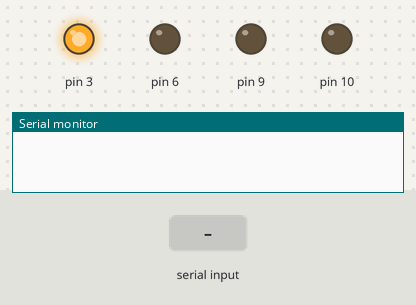
The program below on a simulated Arduino Uno, built with avr-gcc and run on an emulated ATmega328P. On the bench: output pins drawn as LEDs (lit = HIGH), the last lines printed to the serial monitor. The test bench sets the inputs (shaded band). EEPROM starts erased.

Above: at 0.1 s.
At 1.3 s:
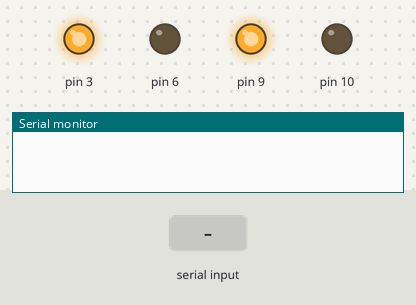
1.4 s: "90;45\n" received over the second serial link
At 2.6 s:
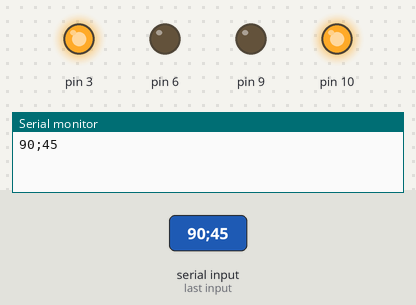
Timing chart, 0 to 4.4 s (numbered marks = the images above; inputs shaded):
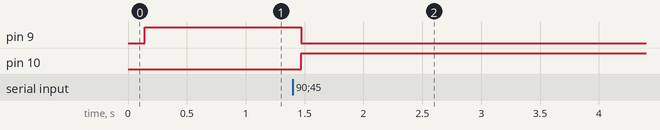

The program:

main.cpp
```cpp
#include <Arduino.h>
#include "manager.h"

Manager manager(5, 6);

void setup()
{
    while (!reset())
    {
    }
    manager.initShield();
    manager.serialBegin();
}
void loop()
{
    while (!manager.handshake())
    {
    }
    while (true)
    {
        if (manager.listenForMessageFromPC())
        {
            manager.sendMessageToArduino();
        }
        if (manager.listenForMessageFromArduino())
        {
            // manager.sendMessageToPC();
        }
    }
}
```

manager.h
```cpp
#ifndef MANAGER_H
#define MANAGER_H
#include <SoftwareSerial.h>
bool reset();
class Manager
{
private:
    const int id = 0;
    int workers;
    String pcMessage;
    String arduinoMessage;
    void sendShake();
    bool receiveShake();
    SoftwareSerial softSerial;

public:
    Manager(int rx, int tx);
    void initShield();
    void serialBegin();
    bool handshake();
    bool listenForMessageFromPC();
    void sendMessageToPC();
    bool listenForMessageFromArduino();
    void sendMessageToArduino();
};

#endif
```

manager.cpp
```cpp
#include "manager.h"
#include <Arduino.h>
#include <EEPROM.h>
void (*resetFunc)(void) = 0;
bool reset()
{
    byte firstReset = EEPROM.read(4);
    switch (firstReset)
    {
    case 0:
        pinMode(3, OUTPUT);
        digitalWrite(3, HIGH);
        EEPROM.write(4, 1);
        delay(100);
        reset();
    case 1:
        EEPROM.write(4, 2);
        delay(10);
        resetFunc();
        break;
    case 2:
        EEPROM.write(4, 3);
        delay(10);
        resetFunc();
        break;
    case 3:
        EEPROM.write(4, 0);
        delay(10);
        return true;
    default:
        EEPROM.write(4, 0);
        delay(10);
        reset();
        break;
    }
    return false;
}
Manager::Manager(int rx, int tx) : softSerial(rx, tx)
{
    pinMode(rx, INPUT);
    pinMode(tx, OUTPUT);
}
void Manager::initShield()
{
    pinMode(9, OUTPUT);
    pinMode(10, OUTPUT);
}
void Manager::serialBegin()
{
    softSerial.begin(9600);
    Serial.begin(115200);
}
void Manager::sendShake()
{
    String sending = "<hnd;" + (String)id + ">\n";
    softSerial.write(sending.c_str());
}
bool Manager::receiveShake()
{
    String incoming = "";
    while (softSerial.available() > 0)
    {
        incoming = softSerial.readStringUntil('\n');
        incoming.trim();
    }
    if (incoming != "")
    {
        workers = incoming.substring(incoming.indexOf(';') + 1, incoming.indexOf('\n')).toInt();
        if (workers > 0)
        {
            Serial.flush();
            Serial.println(incoming);
            return true;
        }
    }
    return false;
}
bool Manager::handshake()
{
    digitalWrite(9, HIGH);
    while (!receiveShake())
    {
        sendShake();
        delay(80);
    }
    digitalWrite(9, LOW);
    digitalWrite(10, HIGH);
    return true;
}
bool Manager::listenForMessageFromPC()
{
    pcMessage = "";
    while (Serial.available() > 0)
    {
        pcMessage = Serial.readStringUntil('\n');
        pcMessage.trim();
        if (pcMessage != "")
        {
            return true;
        }
    }
    return false;
}
void Manager::sendMessageToPC()
{
}
bool Manager::listenForMessageFromArduino()
{
    arduinoMessage = "";
    while (softSerial.available() > 0)
    {
        arduinoMessage = softSerial.readStringUntil('\n');
        arduinoMessage.trim();
        if (arduinoMessage != "")
        {
            return true;
        }
    }
    return false;
}
void Manager::sendMessageToArduino()
{
    softSerial.flush();
    softSerial.println(pcMessage);
    pcMessage = "";
}
```

Measured:
- after the input at 1.4 s, pin 9: HIGH → LOW after 0.07 s; pin 10: LOW → HIGH after 0.07 s
